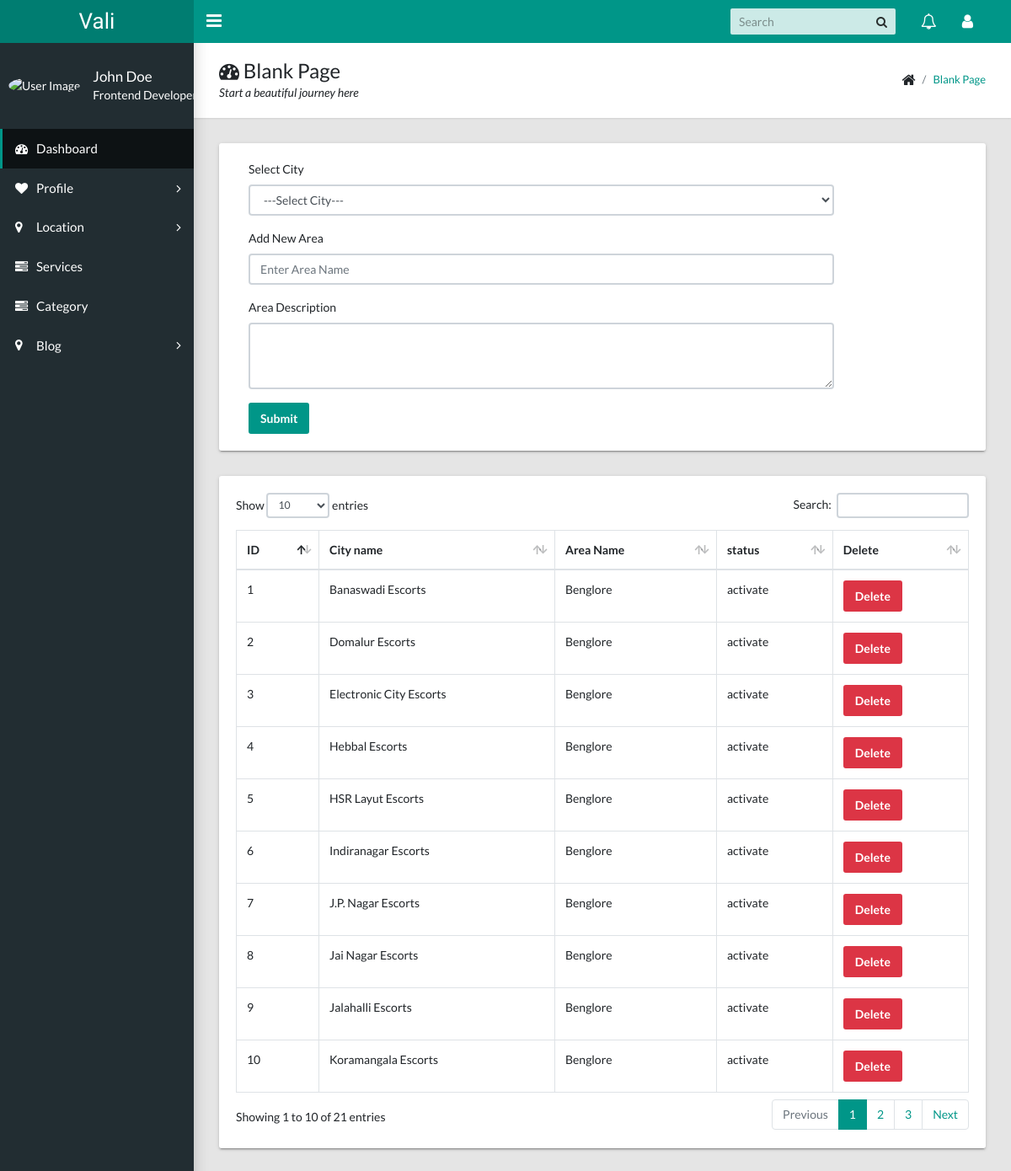
/admin/index.php/location/area, run on the app's committed database.
### tables this page shows
CREATE TABLE `area` (
  `id` int(11) NOT NULL,
  `fk_city_id` int(11) NOT NULL,
  `area_name` varchar(255) NOT NULL,
  `status` tinyint(1) NOT NULL,
  `description` text NOT NULL,
  `meta_title` varchar(255) NOT NULL,
  `meta_description` varchar(255) NOT NULL,
  `meta_keywords` varchar(255) NOT NULL
);

CREATE TABLE `cities` (
  `id` int(11) NOT NULL,
  `city_name` varchar(255) NOT NULL,
  `status` tinyint(1) NOT NULL
);

### admin/application/controllers/Location.php (called while the page is built, shortened)
<?php defined('BASEPATH') OR exit('No direct script access allowed');
class Location extends MY_controller
{
	function __construct()
	{
		$this->load->model('admin');
	}
	public function area()
	{
		$data['all_cities_key'] = $this->admin->getAllCities();
		$data['all_area_key'] = $this->admin->getAllArea();
		$this->load->view('area_view',$data);
	}
}

### admin/index.php (called while the page is built, shortened)
<?php
require_once BASEPATH.'core/CodeIgniter.php';

### admin/application/models/admin.php (called while the page is built, shortened)
<?php
class Admin extends MY_Model
{
	public function getAllArea()
	{
		$sql_str = "SELECT area.id as id , cities.city_name as city_name , area.area_name as area_name , CASE WHEN area.status = true THEN 'activate' ELSE 'Deactivate' END AS status FROM area INNER JOIN cities ON area.fk_city_id = cities.id";
		return $this->db->query($sql_str)->result();
	}
}

### admin/application/helpers/friend_helper.php (called while the page is built, shortened)
<?php
class Friend
{
	public function base64url_encode($data) {
	  	return rtrim(strtr(base64_encode($data), '+/', '-_'), '=');
	}
}

### admin/application/views/area_view.php (the view, shortened to what this page needs)
<!DOCTYPE html>
<html lang="en">
    <head>
    </head>
    <body class="app sidebar-mini rtl">
        <main class="app-content">
            <div class="app-title">
                <div>
                    <h1><i class="fa fa-dashboard"></i> Blank Page</h1>
                    <p>Start a beautiful journey here</p>
                </div>
                <ul class="app-breadcrumb breadcrumb">
                    <li class="breadcrumb-item"><i class="fa fa-home fa-lg"></i></li>
                    <li class="breadcrumb-item"><a href="#">Blank Page</a></li>
                </ul>
            </div>
            <div class="row">
                <div class="col-md-12">
                    <div class="tile">
                        <div class="col-lg-10">
                            <?= form_open('location/area') ?>
                                <div class="form-group">
                                    <label for="exampleSelect1">Select City</label>
                                    <select class="form-control" name="city">
                                        <option value="">---Select City---</option>
                                    </select>
                                </div>
                                <div class="form-group">
                                    <label for="exampleInputEmail1">Add New Area</label>
                                    <input class="form-control" value="<?= set_value('area_name') ?>" name="area_name" type="text" placeholder="Enter Area Name" autofocus>
                                </div>
                                <div class="form-group">
                                    <label for="exampleInputEmail1">Area Description</label>
                                    <textarea class="form-control" name="description" rows="3"><?= set_value('area_name') ?></textarea>
                                </div>
                                <button class="btn btn-primary" type="submit">Submit</button>
                            <?= form_close() ?>
                        </div>
                    </div>
                </div>
            </div>
            <div class="row">
                <div class="col-md-12">
                    <div class="tile">
                        <div class="tile-body">
                            <table class="table table-hover table-bordered" id="sampleTable">
                                <thead>
                                    <tr>
                                        <th>ID</th>
                                        <th>City name</th>
                                        <th>Area Name</th>
                                        <th>status</th>
                                        <th>Delete</th>
                                    </tr>
                                </thead>
                                <tbody>
                                    <?php foreach ($all_area_key as $key => $all_area_data) : ?>
                                        <tr>
                                            <td><?= $key + 1 ?></td>
                                            <td><?= $all_area_data->area_name ?></td>
                                            <td><?= $all_area_data->city_name ?></td>
                                            <td><?= $all_area_data->status ?></td>
                                            <td><a href="<?= base_url('location/area') ?>/<?= $this->friend->base64url_encode($all_area_data->id) ?>"><button class="btn btn-danger">Delete</button></a></td>
                                        </tr>
                                    <?php endforeach ; ?>
                                </tbody>
                            </table>
                        </div>
                    </div>
                </div>
            </div>
        </main>
    </body>
</html>

### data on the page
area: area_name "Banaswadi Escorts", fk_city.city_name "Benglore", status "activate"
area: area_name "Domalur Escorts", fk_city.city_name "Benglore", status "activate"
area: area_name "Electronic City Escorts", fk_city.city_name "Benglore", status "activate"
area: area_name "Hebbal Escorts", fk_city.city_name "Benglore", status "activate"
area: area_name "HSR Layut Escorts", fk_city.city_name "Benglore", status "activate"
area: area_name "Indiranagar Escorts", fk_city.city_name "Benglore", status "activate"
area: area_name "J.P. Nagar Escorts", fk_city.city_name "Benglore", status "activate"
area: area_name "Jai Nagar Escorts", fk_city.city_name "Benglore", status "activate"
area: area_name "Jalahalli Escorts", fk_city.city_name "Benglore", status "activate"
area: area_name "Koramangala Escorts", fk_city.city_name "Benglore", status "activate"
